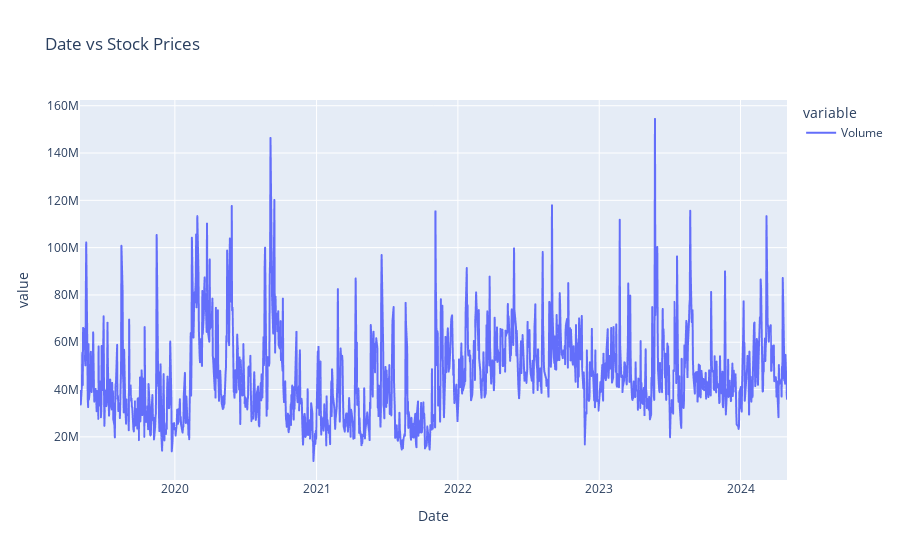

Notebook code for this chart:
### Markdown cell above
Judging from the chart, there was a spike in November 2021 that lines up with the rise of AI and ChatGPT. With GPUs being a major asset to running and processing AI. January 2022 to September 2022 was Nvidia's 52 week low after the US imposed restrictions on the export of AI chips to China and Russia. The 239% rise in 2023 could be due to the fervor over generative AI reaching a peak height. Nvidia skyrocketed again in 2024 over further AI demand. There are high chances that Nvidia may reach the $1000 stock price soon if it continues to rise. But has stayed stagnant below $900.

### Code cell
fig = px.line(df_nvidia, x = 'Date', y=['Volume'], title = 'Date vs Stock Prices')
fig.show()

### Figure 1 — Plotly figure (JSON) as saved in the notebook; plotly's stock layout.template omitted (floating-point values rounded to 4 significant figures; data arrays with more than 128 entries replaced by an {"elided": "..."} marker saying what was removed)
{"data": [{"hovertemplate": "variable=Volume<br>Date=%{x}<br>value=%{y}<extra></extra>", "legendgroup": "Volume", "line": {"color": "#636efa", "dash": "solid"}, "marker": {"symbol": "circle"}, "mode": "lines", "name": "Volume", "showlegend": true, "type": "scattergl", "x": {"elided": "1259 str values"}, "xaxis": "x", "y": {"elided": "1259 int values"}, "yaxis": "y"}], "layout": {"legend": {"title": {"text": "variable"}, "tracegroupgap": 0}, "title": {"text": "Date vs Stock Prices"}, "xaxis": {"anchor": "y", "domain": [0, 1], "title": {"text": "Date"}}, "yaxis": {"anchor": "x", "domain": [0, 1], "title": {"text": "value"}}}}
